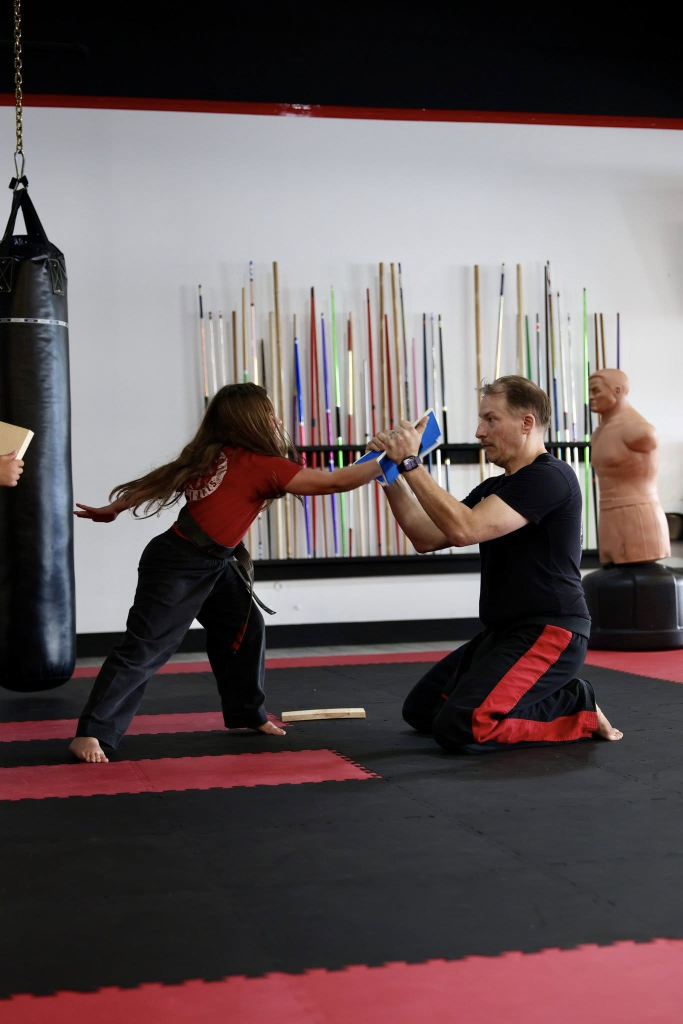
#> input picture images/520212688_10235953185146475_1634417196940042295_n.jpg, 1366 x 2048 px (shown at 1/2 size)
$ python color_epd_converter.py ../images/520212688_10235953185146475_1634417196940042295_n.jpg
#> lines starting #> are read from the running program, lines starting #| are printed output that depends on the picture
#> further down, img is the input picture: PIL image 1366x2048 RGB; mean R, G, B 100.3, 87.8, 89.4
#!/usr/bin/env python
import os
import logging
from PIL import Image
import argparse

cwd = os.path.abspath(os.path.dirname(__file__))
logger = logging.getLogger(__name__)
# Add supported image format as necessary: https://pillow.readthedocs.io/en/stable/handbook/image-file-formats.html
file_extensions = ['jpg', 'jpeg', 'gif', 'png', 'bmp']


def convert(image, orientation="portrait", width=480, height=800, crop_image=False, crop_x1=0, crop_y1=0, crop_x2=480,
            crop_y2=800):
#> called with orientation = 'portrait', width = 480, height = 800, crop_image = False, crop_x1 = 0, crop_y1 = 0, crop_x2 = 480, crop_y2 = 800
    try:
        if orientation == "landscape":
            width, height = height, width
        elif orientation != "portrait":
            raise TypeError("Incorrectly specified orientation. Must be \"landscape\" or \"portrait\".")
        image_size = (width, height)

        if crop_image:
            image = image.crop([crop_x1, crop_y1, crop_x2, crop_y2])

        image = image.resize(image_size, resample=Image.Resampling.LANCZOS)
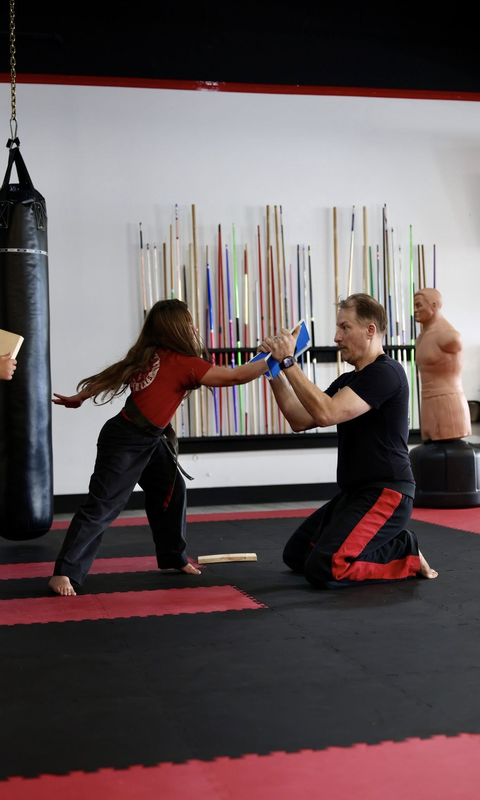
#> image: PIL image 480x800 RGB; mean R, G, B 100.3, 87.8, 89.4

        palette = [0, 0, 0,  # black
                   255, 255, 255,  # white
                   0, 255, 0,  # green
                   0, 0, 255,  # blue
                   255, 0, 0,  # red
                   255, 255, 0,  # yellow
                   255, 128, 0]  # orange

        seven_color_palette = Image.new("P", image_size)
#> seven_color_palette: PIL image 480x800 P; every value is 0
        seven_color_palette.putpalette(palette)
        image = image.quantize(palette=seven_color_palette, dither=Image.Dither.FLOYDSTEINBERG)
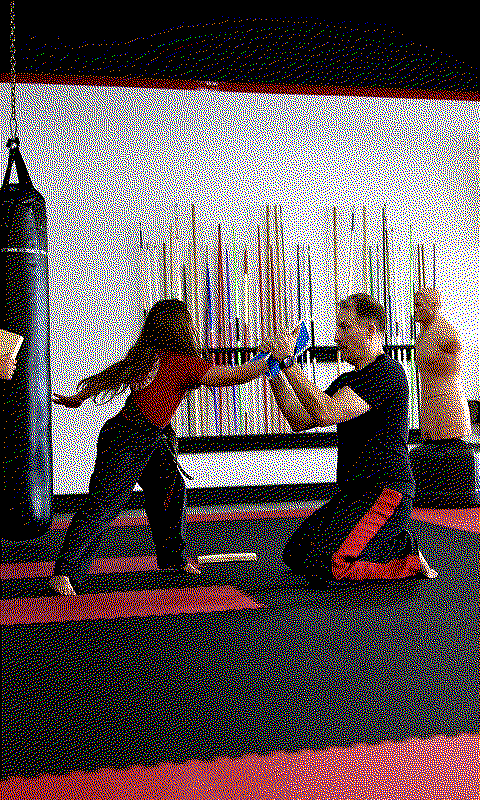
#> image: PIL image 480x800 P; mean R, G, B 100.5, 87.5, 89
        image = image.convert(colors=24)

        return image
    except IOError as err:
        logger.exception(err)
    except KeyboardInterrupt as err:
        logger.exception(err)
        exit()
    except TypeError as err:
        logger.exception(err)
        exit()


if __name__ == '__main__':
    FORMAT = '%(message)s'
    logging.basicConfig(level=logging.INFO, format=FORMAT)
    parser = argparse.ArgumentParser(prog="Image converter to 7-Color e-paper BMP",
                                     description="Converts full color images to BMP images that can "
                                                 "be used on a 7 color e-paper display."
                                                 "Images are saved to ./export/",
                                     epilog="MIT License",
                                     usage='%(prog)s [options]',
                                     formatter_class=argparse.ArgumentDefaultsHelpFormatter)
    parser.add_argument('filename',
                        nargs='?',
                        help="If no file is specified, the converter will walk through all files in"
                             "./pictures/ and save those files to ./export/",
                        type=argparse.FileType('rb'))
    parser.add_argument('--orientation', '-o',
                        default="portrait",
                        help="Orientation of the image. Specify either portrait or landscape.")
    parser.add_argument('--width',
                        default=480,
                        type=int,
                        help="Width of the image.")
    parser.add_argument('--height',
                        default=800,
                        type=int,
                        help="Height of the image.")
    parser.add_argument('--crop', '-c',
                        nargs=4,
                        default=argparse.SUPPRESS,
                        type=int,
                        help="Crop the image to bounds specified. Format is x1 y1 x2 y2. "
                             "The format is the bounding box that will be cropped with x1 and y1 "
                             "as the top left corner and x2 and y2 as the bottom right corner. "
                             "This option will not be used in batched mode (no filename specified).")
    args = parser.parse_args()

    img_orientation = args.orientation if args.orientation else "portrait"
    img_width = args.width if args.width else 480
    img_height = args.height if args.height else 800

    if args.filename is not None:
        if hasattr(args, 'crop') and args.crop is not None:
            crop = True
            x1, y1, x2, y2 = args.crop
        else:
            crop = False
            x1, y1, x2, y2 = 0, 0, 0, 0

        file = args.filename
        ext = file.name.split(".")[-1].lower()
        try:
            if ext not in file_extensions:
                raise TypeError

            img = Image.open(file).convert("RGB")
            if crop:
                res = convert(img,
                              width=img_width,
                              height=img_height,
                              orientation=img_orientation,
                              crop_image=True,
                              crop_x1=x1,
                              crop_y1=y1,
                              crop_x2=x2,
                              crop_y2=y2)
            else:
                res = convert(img, width=img_width, height=img_height, orientation=img_orientation)
            export_path = "./export/" + os.path.basename(file.name).split(".")[0] + ".bmp"
            res.save(export_path)
            logger.info("Wrote file to {path}".format(path=export_path))
        except TypeError as e:
            logger.exception(e)
            exit()
    else:
        for (dirpath, _, files) in os.walk(cwd + '/pictures/'):
            for file in files:
                ext = file.split(".")[-1].lower()
                if file[0] == ".":
                    continue
                elif ext not in file_extensions:
                    continue
                filename = dirpath + file
                img = Image.open(filename).convert("RGB")
                res = convert(img, width=img_width, height=img_height, orientation=img_orientation)
                export_path = "./export/" + file.split(".")[0] + ".bmp"
                res.save(export_path)
                logger.info("Wrote file to {path}".format(path=export_path))

$ run again, on images/butterfly-stones.jpg
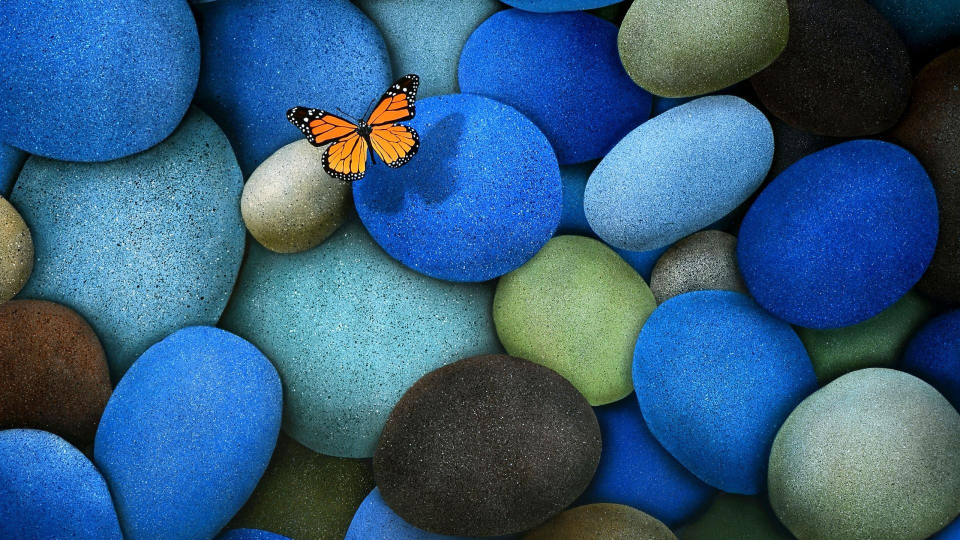
#> input picture images/butterfly-stones.jpg, 1920 x 1080 px (shown at 1/2 size)
#> img is the input picture: PIL image 1920x1080 RGB; mean R, G, B 52.7, 92.5, 125.7
#> in convert, `image = image.resize(image_size, resample=Image.Resampling.LANCZOS)`:
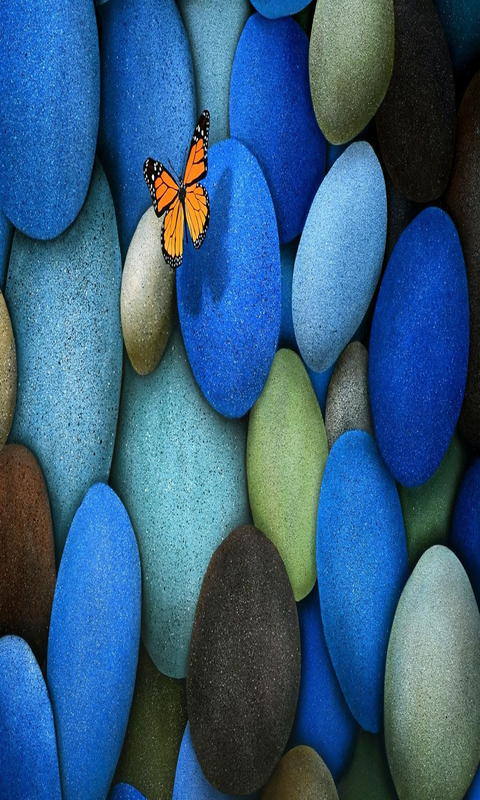
#> image: PIL image 480x800 RGB; mean R, G, B 52.8, 92.5, 125.7
#> seven_color_palette: PIL image 480x800 P; every value is 0
#> in convert, `image = image.quantize(palette=seven_color_palette, dither=Image.Dithe..`:
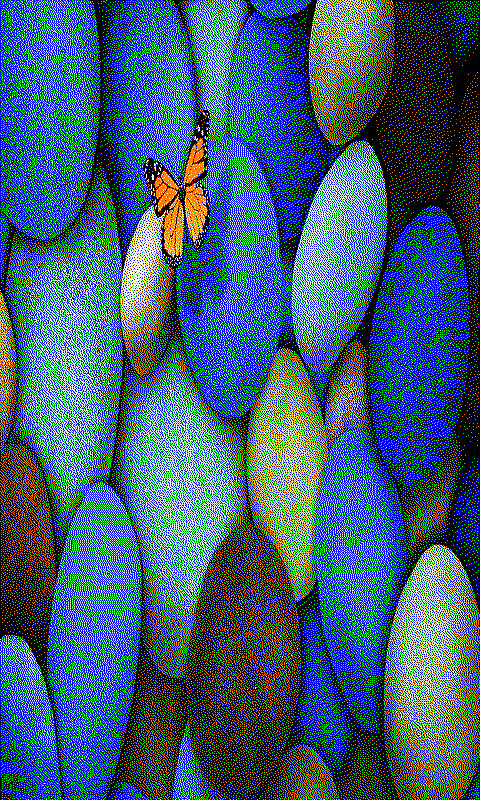
#> image: PIL image 480x800 P; mean R, G, B 55.5, 91.3, 122.3

$ run again, on images/dandelion.jpg
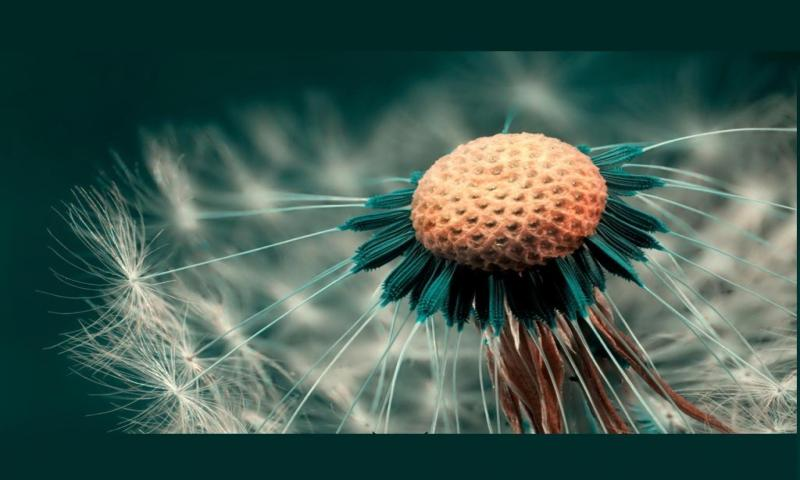
#> input picture images/dandelion.jpg, 800 x 480 px
#> img is the input picture: PIL image 800x480 RGB; mean R, G, B 63.6, 88.4, 79.1
#> in convert, `image = image.resize(image_size, resample=Image.Resampling.LANCZOS)`:
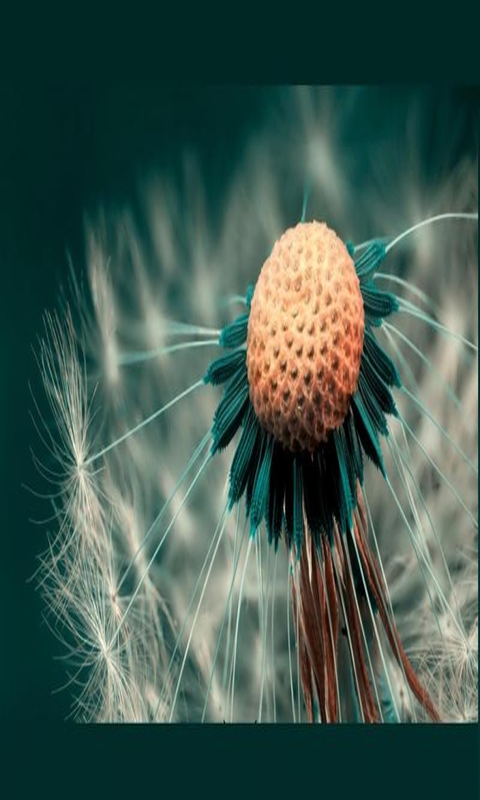
#> image: PIL image 480x800 RGB; mean R, G, B 63.6, 88.4, 79.1
#> seven_color_palette: PIL image 480x800 P; every value is 0
#> in convert, `image = image.quantize(palette=seven_color_palette, dither=Image.Dithe..`:
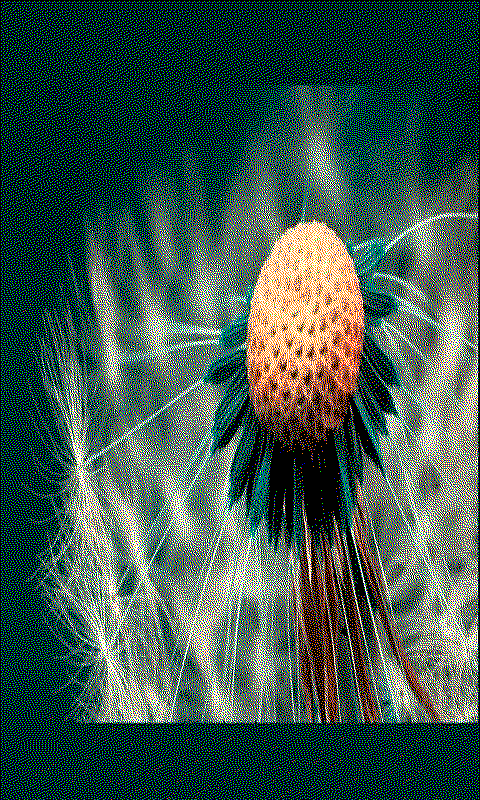
#> image: PIL image 480x800 P; mean R, G, B 63.5, 88, 78.8
